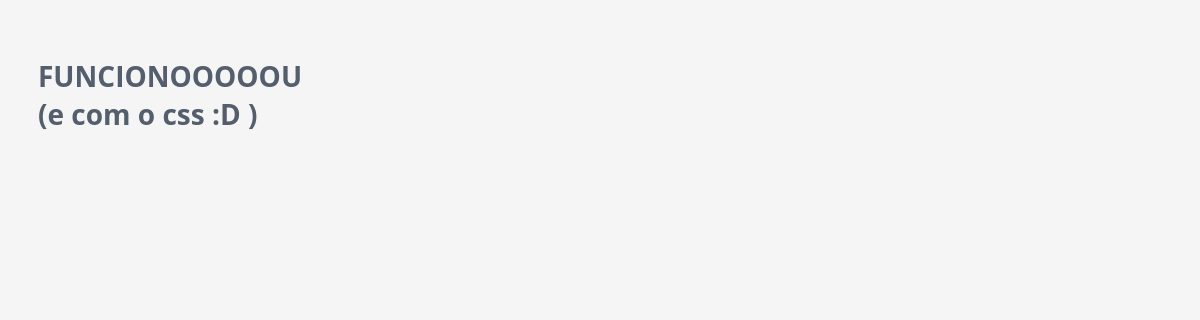
The page /budgetlite/ on the database as committed earlier.
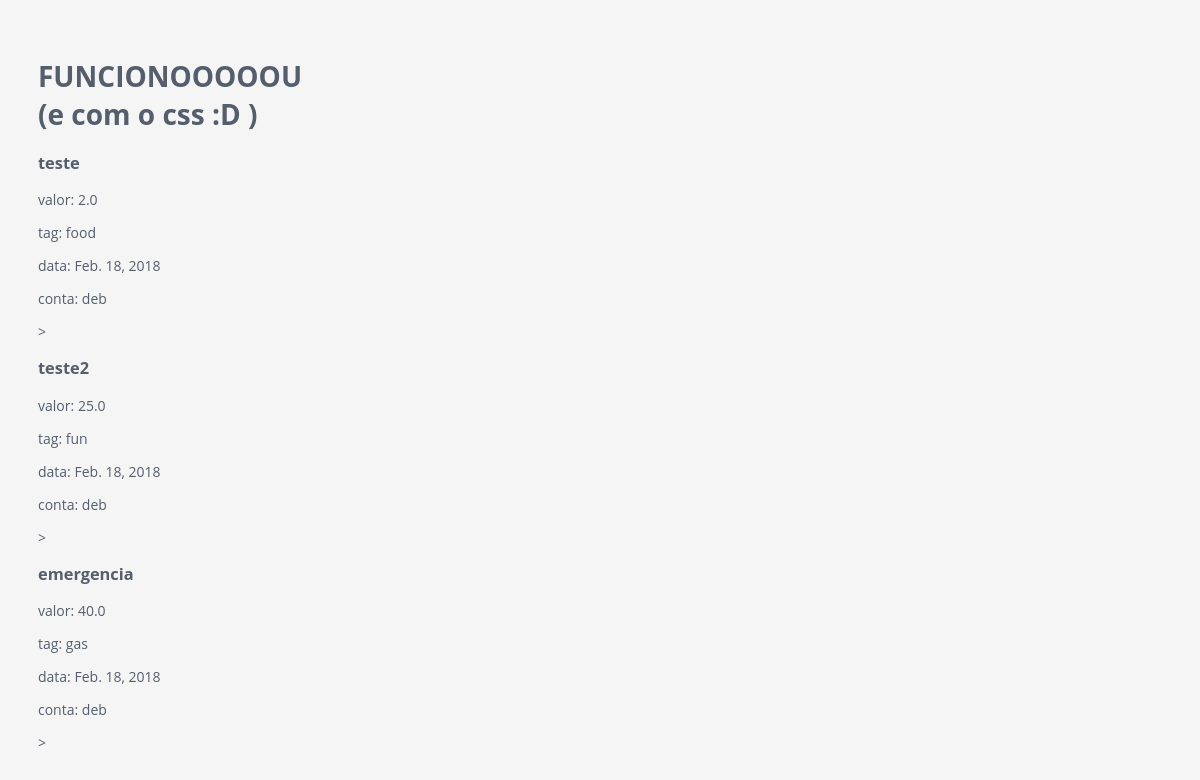
The same page on the database as committed later.
### budgetlite/models.py (models this page shows, shortened)
class Despesa(models.Model):
    valor = models.FloatField(max_length=25)
    obs = models.CharField(max_length=25)
    data = models.DateField()
    tag =  models.CharField(max_length=25, choices=tags)
    conta = models.CharField(max_length=25, choices=contas)

### budgetlite/views.py (the view)
def index(request):
    despesas = Despesa.objects.all()
    context = {'despesas' : despesas}
    return render(request, '../templates/budgetlite/index.html', context)

### budgetlite/templates/budgetlite/index.html (shortened to what this page needs)
{% load staticfiles %}
<!DOCTYPE html>
<html lang="en">
<head>
  <link rel="stylesheet" href="{% static 'budgetlite/main.css' %}">
</head>
<body>
    <h1>FUNCIONOOOOOU <br> (e com o css :D )</h1>
    {%for despesa in despesas%}
      <div>
        <h3>{{despesa.obs}}</h3>
        <p>valor: {{despesa.valor}}</p>
        <p>tag: {{despesa.tag}}</p>
        <p>data: {{despesa.data}}</p>
        <p>conta: {{despesa.conta}}</p>
      </div>>
    {%endfor%}
</body>

### budgetlite/static/budgetlite/main.css (style rules this page uses)
body { font-family: 'Open Sans', sans-serif; color: #545E6C; background: #f5f5f5; font-size: 14px; padding: 30px; -webkit-font-smoothing: antialiased; -moz-osx-font-smoothing: grayscale; }

Rows that differ between the two databases and show on the page:
added Despesa: obs "teste", valor "2.0", tag "food", data "Feb. 18, 2018", conta "deb"
added Despesa: obs "teste2", valor "25.0", tag "fun", data "Feb. 18, 2018", conta "deb"
added Despesa: obs "emergencia", valor "40.0", tag "gas", data "Feb. 18, 2018", conta "deb"
